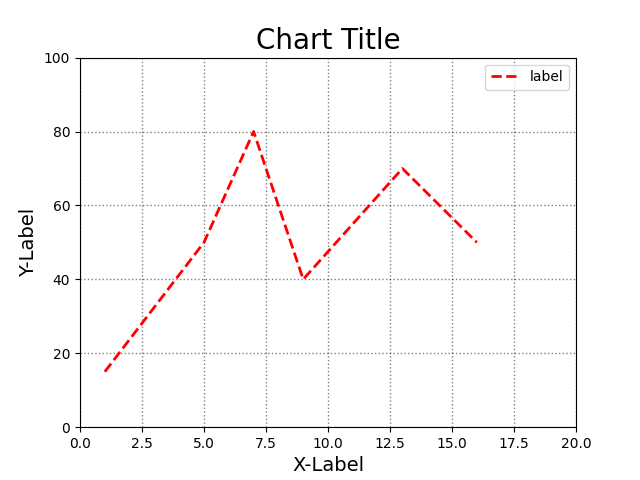

Reproduce this figure in Python.
import matplotlib.pyplot as plt

listx = [1,5,7,9,13,16]
listy = [15,50,80,40,70,50]
plt.plot(listx, listy, color='r', lw='2.0', ls='--', label='label')
plt.legend()    # label需要

plt.title("Chart Title", fontsize=20)
plt.xlabel("X-Label", fontsize=14)
plt.ylabel("Y-Label", fontsize=14)

# 座標範圍
plt.xlim(0,20)
plt.ylim(0,100) 

# 格線
plt.grid(color='black', linestyle=':', linewidth='1', alpha=0.5)

plt.show()
